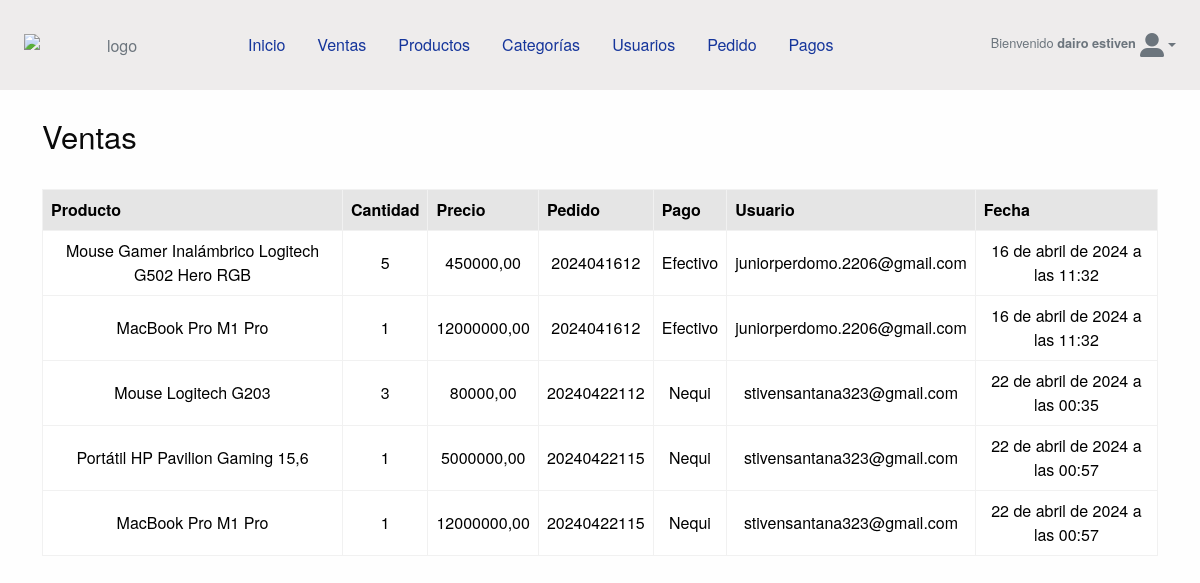
Page /pedido/admin/venta/ (signed in) on the committed database.
### cuenta/models.py (models this page shows, shortened)
class Cuenta(AbstractBaseUser):
    nombre = models.CharField(max_length=25)
    apellido = models.CharField(max_length=25)
    username = models.CharField(max_length=25, unique=True, verbose_name="usuario")
    correo_electronico = models.EmailField(max_length=50, unique=True)
    telefono = models.CharField(max_length=12)
    inicio_acceso = models.DateField(default=timezone.now)
    ultimo_acceso = models.DateField(default=timezone.now)
    is_staff = models.BooleanField(default=False, verbose_name="usuario")
    is_admin = models.BooleanField(default=False, verbose_name="Administrador")
    is_active = models.BooleanField(default=False, verbose_name="Actvio")
    USERNAME_FIELD = "correo_electronico"
    REQUIRED_FIELDS = ["nombre", "apellido", "username"]
    objects = ManejardorCuenta()
    def __str__(self):
        return self.correo_electronico

### pedido/models.py (models this page shows, shortened)
class Ventas(models.Model):
    pedido = models.ForeignKey(Pedido, on_delete=models.CASCADE)
    pago = models.ForeignKey(Pago, on_delete=models.CASCADE)
    usuario = models.ForeignKey(Cuenta, on_delete=models.CASCADE)
    producto = models.ForeignKey(Producto, on_delete=models.CASCADE)
    cantidad = models.IntegerField()
    precio = models.DecimalField(max_digits=12, decimal_places=2, null=True)
    total = models.DecimalField(max_digits=12, decimal_places=2, null=True)
    fecha = models.DateTimeField(default=timezone.now)

class Pedido(models.Model):
    usuario = models.ForeignKey(Cuenta, on_delete=models.SET_NULL, null=True)
    pago = models.ForeignKey(Pago, on_delete=models.CASCADE, blank=True, null=True)
    numero_pedido = models.CharField(max_length=50)
    correo_electronico = models.EmailField(max_length=100)
    nombre = models.CharField(max_length=50)
    apellido = models.CharField(max_length=50)
    telefono = models.CharField(max_length=50)
    direccion = models.CharField(max_length=50)
    ordenado = models.BooleanField(default=False)
    direccion_local = models.CharField(max_length=50, blank=True)
    departamento = models.CharField(max_length=50, blank=True, null=True)
    municipio = models.CharField(max_length=50,  blank=True, null=True)
    codigo_postal = models.CharField(max_length=50)
    total_pedido = models.DecimalField(max_digits=12, decimal_places=2)

class Pago(models.Model):
    OPCIONES_ESTADO_PAGOS = [
        ("En espera de verificación", "En espera de verificación"),
        ("Aprobado", "Aprobado"),
        ("Rechazado", "Rechazado"),
    ]
    OPCIONES_ENVIO = [
        ("En espera de verificación", "En espera de verificación"),
        ("Aprobado", "Aprobado"),
        ("Rechazado", "Rechazado"),
    ]
    usuario = models.ForeignKey(Cuenta, on_delete=models.CASCADE, null=True, blank=True)
    metodo_pago = models.CharField(max_length=50, null=True, blank=True)
    cantidad_pagada = models.DecimalField(max_digits=12, decimal_places=2,  null=True, blank=True)
    comprobante = models.ImageField(
        upload_to="comprobantes/",
        validators=[validate_image_file_extension]
    )
    estado_pago = models.CharField(
        max_length=50, choices=OPCIONES_ESTADO_PAGOS, default="En espera de verificación"
    )
    estado_envio = models.CharField(
        max_length=50, choices=OPCIONES_ENVIO, default="En espera de verificación"
    )
    fecha = models.DateTimeField(default=timezone.now)
    def __str__(self):
        return self.metodo_pago

### tienda/models.py (models this page shows, shortened)
class Producto(models.Model):
    nombre = models.CharField(max_length=80, unique=True)
    slug = models.SlugField(max_length=80, unique=True)
    descripcion = models.TextField(max_length=1000)
    precio = models.DecimalField(max_digits=12, decimal_places=2)
    stock = models.IntegerField()
    imagen = models.ImageField(
        upload_to="productos/",
        validators=[FileExtensionValidator(allowed_extensions=["jpg", "png"])],
    )
    disponible = models.BooleanField(default=True)
    categoria = models.ForeignKey(Categoria, on_delete=models.CASCADE)
    def __str__(self):
        return self.nombre

### config/decorators.py (the view)
    def wrapper(request, *args, **kwargs):
        cuenta = Cuenta.objects.get(correo_electronico=request.user)
        if cuenta.is_active and cuenta.is_staff and cuenta.is_admin:
            return view_func(request, *args, **kwargs)
        else:
            return redirect("inicio_sesion")

### pedido/views.py (called while the page is built)
@login_required(login_url="inicio_sesion")
@protect_route
def lista_venta(request):
    queryset = Ventas.objects.all()
    return render(
        request,
        "admin/venta/lista_venta.html",
        {"ventas": queryset},
    )

### tienda/context_processors.py (called while the page is built)
def enlaces_categorias(request):
    enlace = Categoria.objects.all()
    return dict(enlace_categoria=enlace)

### templates/admin/venta/lista_venta.html (shortened to what this page needs)
{% extends 'admin/base_admin.html' %}
{% load static %}
{% block content %}
  <div>
    <div class="container my-3">
      <div class="d-flex justify-content-between my-4">
        <div>
          <h3>Ventas</h3>
        </div>
      </div>
      <div class="d-flex justify-content-center text-center">
        <div class="col-12">
          <div class="table-responsive">
            <table id="tblAdmin" class="table table-hover table-bordered">
              <thead class="table-active">
                <tr>
                  <th scope="col">Producto</th>
                  <th scope="col">Cantidad</th>
                  <th scope="col">Precio</th>
                  <th scope="col">Pedido</th>
                  <th scope="col">Pago</th>
                  <th scope="col">Usuario</th>
                  <th scope="col">Fecha</th>
                </tr>
              </thead>
              <tbody>
                {% for v in ventas %}
                  <tr>
                    <td class="align-middle">
                      <span>{{ v.producto }}</span>
                    </td>
                    <td class="align-middle">{{ v.cantidad }}</td>
                    <td class="align-middle">{{ v.precio }}</td>
                    <td class="align-middle text-center">{{ v.pedido.numero_pedido }}</td>
                    <td class="align-middle text-center">{{ v.pago }}</td>
                    <td class="align-middle text-center">{{ v.usuario }}</td>
                    <td class="align-middle text-center">{{ v.fecha }}</td>
                  </tr>
                {% endfor %}
              </tbody>
            </table>
          </div>
        </div>
      </div>
    </div>
  </div>
{% endblock %}

### templates/admin/include/menu.html (shortened to what this page needs)
{% load static %}
<div class="text-secondary bg-nav">
  <div class="container-fluid my-4 d-lg-flex align-items-center text-center gap-2">
    <a class="navbar-brand" href="{% url 'dashboard' %}"><img src="{% static 'img/logo.svg' %}" alt="logo" width="180px" /></a>
    <ul class="nav mb-2 mb-lg-0 colors-texto me-auto">
      <li class="nav-item">
        <a class="nav-link" href="{% url 'dashboard' %}">Inicio</a>
      </li>
      <li class="nav-item">
        <a class="nav-link" href="{% url 'lista_venta' %}">Ventas</a>
      </li>
      <li class="nav-item">
        <a class="nav-link" href="{% url 'lista_productos' %}">Productos</a>
      </li>
      <li class="nav-item">
        <a class="nav-link" href="{% url 'lista_categorias' %}">Categorías</a>
      </li>
      <li class="nav-item">
        <a class="nav-link" href="{% url 'lista_usuario' %}">Usuarios</a>
      </li>
      <li class="nav-item">
        <a class="nav-link" href="{% url 'lista_pedido' %}">Pedido</a>
      </li>
      <li class="nav-item">
        <a class="nav-link" href="{% url 'lista_pagos' %}">Pagos</a>
      </li>
    </ul>
    <div class="d-flex ml-auto">
      {% if user.is_authenticated %}
        <small class="py-0 my-0 mx-1">Bienvenido <strong>{{ user.nombre }}</strong></small>
      {% endif %}
      <li class="nav-item dropdown list-unstyled">
        <a class="nav-link dropdown-toggle" href="#" role="button" data-bs-toggle="dropdown" aria-expanded="false"><i class="fa-solid fa-user-large fa-xl"></i></a>
      </li>
    </div>
  </div>
</div>

### static/css/admin/admin.css (style rules this page uses)
body { font-family: 'Quicksand'; }
.bg-nav { background-color: #eeecec; }
.colors-texto li>a { color: #15359B; }

### rows in the picture
Cuenta: nombre "dairo estiven"
Ventas: producto "Mouse Gamer Inalámbrico Logitech G502 Hero RGB", cantidad "5", precio "450000,00", pedido.numero_pedido "2024041612", pago "Efectivo", usuario "juniorperdomo.2206@gmail.com", fecha "16 de abril de 2024 a las 11:32"
Ventas: producto "MacBook Pro M1 Pro", cantidad "1", precio "12000000,00", pedido.numero_pedido "2024041612", pago "Efectivo", usuario "juniorperdomo.2206@gmail.com", fecha "16 de abril de 2024 a las 11:32"
Ventas: producto "Mouse Logitech G203", cantidad "3", precio "80000,00", pedido.numero_pedido "20240422112", pago "Nequi", usuario "stivensantana323@gmail.com", fecha "22 de abril de 2024 a las 00:35"
Ventas: producto "Portátil HP Pavilion Gaming 15,6", cantidad "1", precio "5000000,00", pedido.numero_pedido "20240422115", pago "Nequi", usuario "stivensantana323@gmail.com", fecha "22 de abril de 2024 a las 00:57"
Ventas: producto "MacBook Pro M1 Pro", cantidad "1", precio "12000000,00", pedido.numero_pedido "20240422115", pago "Nequi", usuario "stivensantana323@gmail.com", fecha "22 de abril de 2024 a las 00:57"
